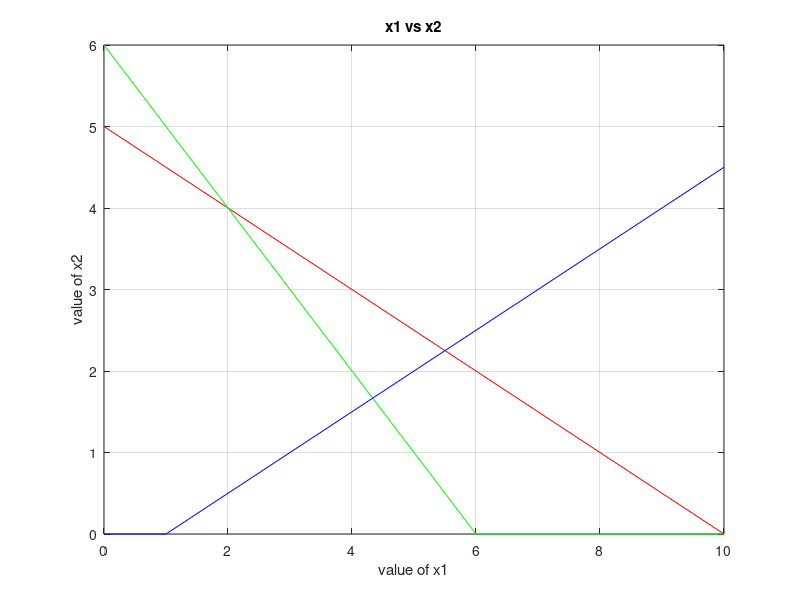

This chart was generated by the following MATLAB code:
clear all
format rat
clc

%% INPUT PARAMETER
A=[1 2; 1 1; 1 -2];
B=[10; 6; 1];

%% PLOTTING LINES
y1=0:1:max(B);
x12=(B(1)-A(1,1)*y1)/A(1,2);
x22=(B(2)-A(2,1)*y1)/A(2,2);
x32=(B(3)-A(3,1)*y1)/A(3,2);
x12=max(0,x12);
x22=max(0,x22);
x32=max(0,x32);
plot(y1,x12,'r',y1,x22,'g',y1,x32,'b');
grid on;
title('x1 vs x2');
xlabel('value of x1');
ylabel('value of x2');

%% FINDING CORNER POINTS
cx1=find(y1==0);
c1=find(x12==0);
Line1=[y1(:,[c1 cx1]) ; x12(:,[c1 cx1])]';     
c2=find(x22==0);
Line2=[y1(:,[c2 cx1]) ; x22(:,[c2 cx1])]';
c3=find(x32==0);
Line3=[y1(:,[c3 cx1]) ; x32(:,[c3 cx1])]';
cornerpts=unique([Line1;Line2;Line3],'rows');

%% INTERSECTION POINTS
pt=[];
for i=1:size(A,1)      
    A1=A(i,:);
    B1=B(i,:);
    for j=i+1:size(A,1)
        A2=A(j,:);
        B2=B(j,:);
        P=[A1;A2];
        Q=[B1;B2];
        X=P\Q;
        pt=[pt X];
    end
end
ptt=pt';

%% ALL CORNER AND INTERSECTION POINTS
allpts=[ptt;cornerpts];
points=unique(allpts,'rows');

%% CONSTRAINTS OR FEASIBLE REGION
x1=points(:,1);
x2=points(:,2);
cons1=x1+2*x2-10;
h1=find(cons1>0);
points(h1,:)=[];

x1=points(:,1);
x2=points(:,2);
cons2=x1+x2-6;
h2=find(cons2>0);
points(h2,:)=[];

x1=points(:,1);
x2=points(:,2);
cons3=x1-2*x2-1;
h3=find(cons3>0);
points(h3,:)=[];

%% OBJECTIVE FUNCTION
C=[2;1];
for i=1:size(points,1)
    fX(i,:)=points(i,:)*C;
end
obj=[points fX];
maximum=max(fX);
indexOfMax=find(fX==maximum);
optimalSol=points(indexOfMax,:)
zOptimal=maximum